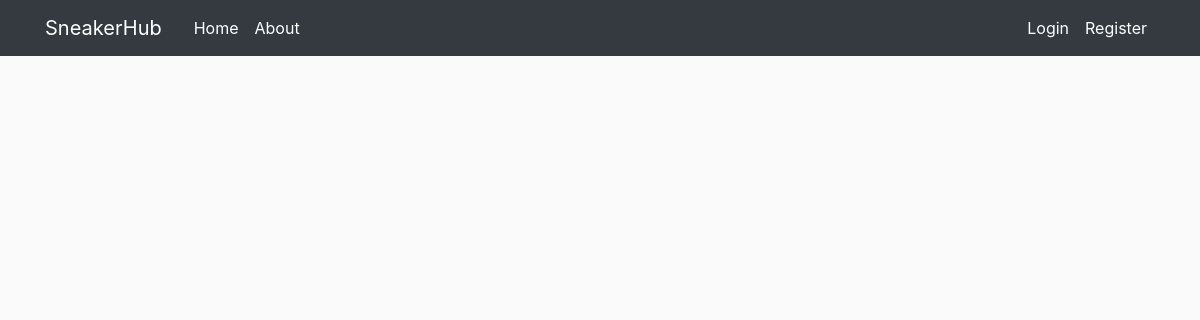
/home, run on an earlier commit of the app's database.
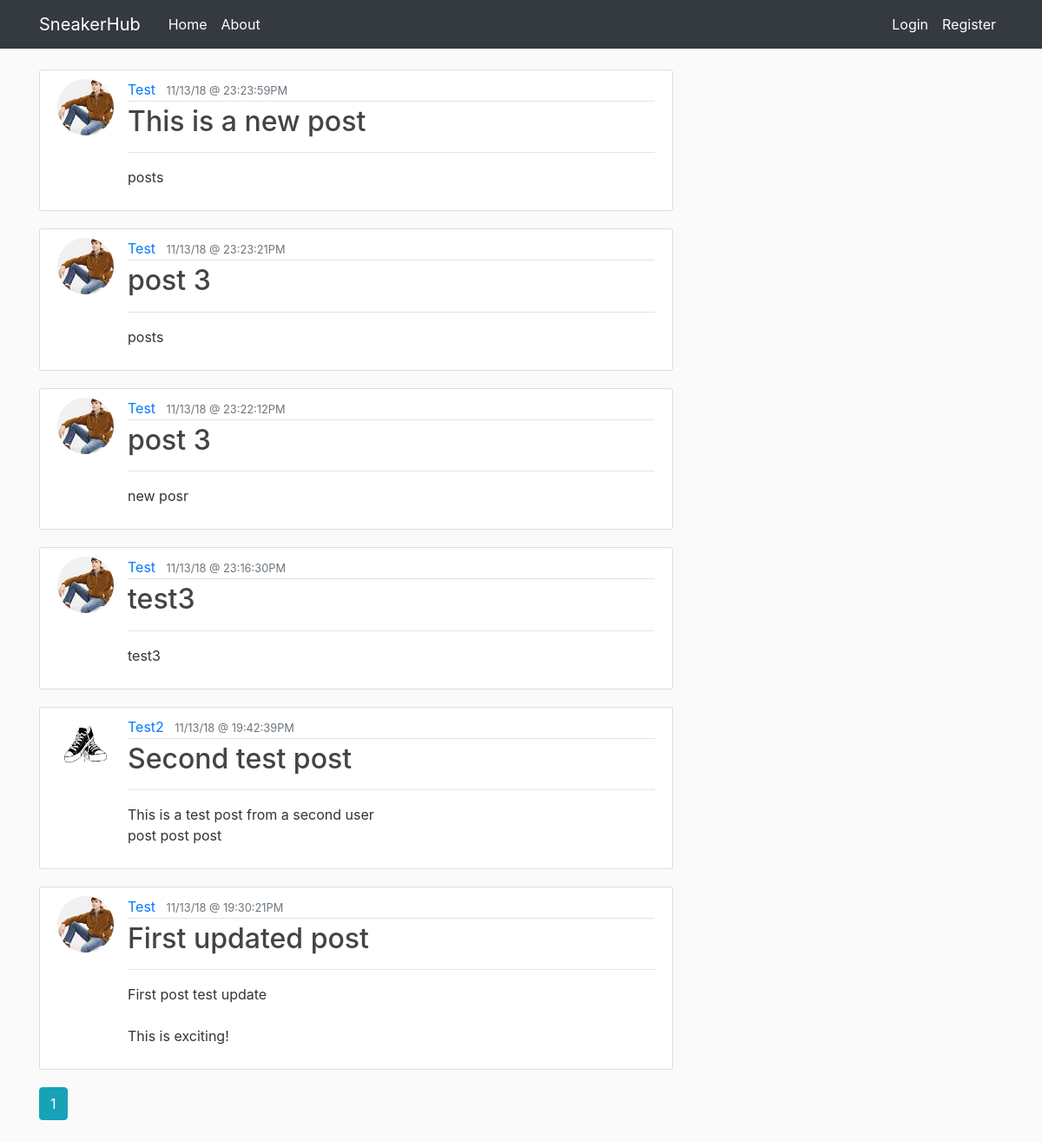
And on a later commit of the database.
### sneakerhub/models.py (models this page shows, shortened)
class Post(db.Model):
    id = db.Column(db.Integer, primary_key=True)
    title = db.Column(db.String(140), nullable=False)
    date_posted = db.Column(db.DateTime, nullable=False,
                            default=datetime.utcnow)
    content = db.Column(db.Text, nullable=False)
    user_id = db.Column(db.Integer, db.ForeignKey('user.id'), nullable=False)

class User(db.Model, UserMixin):
    id = db.Column(db.Integer, primary_key=True)
    username = db.Column(db.String(20), unique=True, nullable=False)
    email = db.Column(db.String(120), unique=True, nullable=False)
    image_file = db.Column(db.String(20), nullable=False,
                           default='default.jpg')
    password = db.Column(db.String(60), nullable=False)
    posts = db.relationship('Post', backref='author', lazy=True)

### sneakerhub/main/routes.py (the view)
@main.route("/")
@main.route("/home")
def home():
    page = request.args.get('page', 1, type=int)
    posts = Post.query.order_by(
        Post.date_posted.desc()).paginate(page=page, per_page=6)
    return render_template('home.html', posts=posts)

### sneakerhub/templates/home.html
{% extends "layout.html" %}
{% block content %}
{% for post in posts.items %}
<article class="media content-section">
    <img class="rounded-circle article-img" src="{{ url_for('static', filename='profile_pics/' + post.author.image_file) }}">
    <div class="media-body">
        <div class="article-metadata">
            <a class="mr-2" href="{{ url_for('users.user_posts', username=post.author.username) }}">{{
                post.author.username }}</a>
            <small class="text-muted">{{ post.date_posted.strftime('%x @ %X%p') }}</small>
        </div>
        <h2><a class="article-title" href="{{ url_for('posts.post', post_id=post.id) }}">{{ post.title }}</a></h2>
        <hr>
        <p class="article-content">{{ post.content }}</p>
    </div>
</article>
{% endfor %}
{% for page_num in posts.iter_pages(left_edge=1, right_edge=1, left_current=1, right_current=2) %}
{% if page_num %}
{% if posts.page == page_num %}
<a class="btn btn-info mb-4" href="{{ url_for('main.home', page=page_num) }}"> {{ page_num }} </a>
{% else %}
<a class="btn btn-outline-info mb-4" href="{{ url_for('main.home', page=page_num) }}"> {{ page_num }} </a>
{% endif %}
{% else %}
...
{% endif %}
{% endfor %}
{% endblock content %}

### sneakerhub/templates/layout.html (shortened to what this page needs)
<!DOCTYPE html>
<html>
<head>
    <link rel="stylesheet" href="https://maxcdn.bootstrapcdn.com/bootstrap/4.0.0/css/bootstrap.min.css"
>
    <link rel="stylesheet" type="text/css" href="{{ url_for('static', filename='main.css') }}">
</head>
<body>
    <header class="site-header">
        <nav class="navbar navbar-expand-md navbar-dark bg-dark fixed-top">
            <div class="container">
                <a class="navbar-brand mr-4" href="/">SneakerHub</a>
                <div class="collapse navbar-collapse" id="navbarToggle">
                    <div class="navbar-nav mr-auto">
                        <a class="nav-item nav-link" href="{{url_for('main.home')}}">Home</a>
                        <a class="nav-item nav-link" href="{{url_for('main.about')}}">About</a>
                    </div>
                    <div class="navbar-nav">
                        {% if current_user.is_authenticated %}
                        <a class="nav-item nav-link" href="{{url_for('posts.new_post')}}">New Post</a>
                        <a class="nav-item nav-link" href="{{url_for('users.account')}}"> {{ current_user.username }}</a>
                        <a class="nav-item nav-link" href="{{url_for('users.logout')}}">Logout</a>
                        {% else %}
                        <a class="nav-item nav-link" href="{{url_for('users.login')}}">Login</a>
                        <a class="nav-item nav-link" href="{{url_for('users.register')}}">Register</a>
                        {% endif %}
                    </div>
                </div>
            </div>
        </nav>
    </header>
    <main role="main" class="container">
        <div class="row">
            <div class="col-md-8">
                {% block content %}{% endblock %}
            </div>
        </div>
    </main>
</body>
</html>

### sneakerhub/static/main.css (style rules this page uses)
body { background: #fafafa; color: #333333; margin-top: 5rem; }
h1,h2,h3,h4,h5,h6 { color: #444444; }
.bg-dark { background-color: #000000; }
.site-header .navbar-nav .nav-link { color: #ffffff; }
.content-section { background: #ffffff; padding: 10px 20px; border: 1px solid #dddddd; border-radius: 3px; margin-bottom: 20px; }
.article-title { color: #444444; }
.article-content { white-space: pre-line; }
.article-img { height: 65px; width: 65px; margin-right: 16px; }
.article-metadata { padding-bottom: 1px; margin-bottom: 4px; border-bottom: 1px solid #e3e3e3 }

What changed in the data, as far as the page shows it:
added Post: image_file (picture), author.username "Test", date_posted "11/13/18 @ 23:23:59PM", title "This is a new post", content "posts"
added Post: image_file (picture), author.username "Test", date_posted "11/13/18 @ 23:23:21PM", title "post 3", content "posts"
added Post: image_file (picture), author.username "Test", date_posted "11/13/18 @ 23:22:12PM", title "post 3", content "new posr"
added Post: image_file (picture), author.username "Test", date_posted "11/13/18 @ 23:16:30PM", title "test3", content "test3"
added Post: image_file (placeholder picture), author.username "Test2", date_posted "11/13/18 @ 19:42:39PM", title "Second test post", content "This is a test post from a second user post post post"
added Post: image_file (picture), author.username "Test", date_posted "11/13/18 @ 19:30:21PM", title "First updated post", content "First post test update This is exciting!"
Also different on the page:
new list line: "1"
